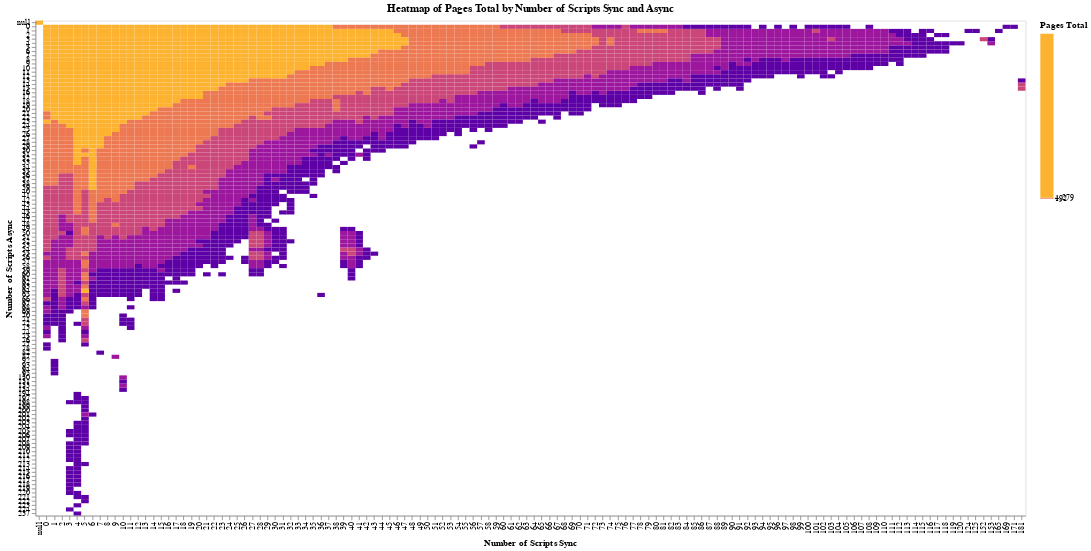

The cell this chart's notebook holds for it:
### Markdown cell above
The results contain a many rows of data, so let's visualize it again. In order to look at the relationships between these two metrics here is a pivot table to cross tabulate the results. Color scale helps to visualise it as a heat map.

### Code cell
heatmap = altair.Chart(df_sync_async_scripts).mark_rect().encode(
    x=altair.X('number_scripts_sync:O', title='Number of Scripts Sync'),
    y=altair.Y('number_scripts_async:O', title='Number of Scripts Async'),
    color=altair.Color('pages_total:Q', title='Pages Total', scale=altair.Scale(type='quantile', scheme='plasma')),
    tooltip=['number_scripts_sync', 'number_scripts_async', 'pages_total']
).properties(
    title='Heatmap of Pages Total by Number of Scripts Sync and Async',
    width=1200,
    height=600
)
heatmap

### Figure 1 — Vega-Lite specification as saved in the notebook (floating-point values rounded to 4 significant figures; data arrays with more than 128 entries replaced by an {"elided": "..."} marker saying what was removed)
{"config": {"view": {"continuousWidth": 400, "continuousHeight": 300}}, "data": {"name": "data-fefb71fea17bfed0b528a24cde703d71"}, "mark": "rect", "encoding": {"color": {"field": "pages_total", "scale": {"scheme": "plasma", "type": "quantile"}, "title": "Pages Total", "type": "quantitative"}, "tooltip": [{"field": "number_scripts_sync", "type": "quantitative"}, {"field": "number_scripts_async", "type": "quantitative"}, {"field": "pages_total", "type": "quantitative"}], "x": {"field": "number_scripts_sync", "title": "Number of Scripts Sync", "type": "ordinal"}, "y": {"field": "number_scripts_async", "title": "Number of Scripts Async", "type": "ordinal"}}, "height": 600, "title": "Heatmap of Pages Total by Number of Scripts Sync and Async", "width": 1200, "$schema": "https://vega.github.io/schema/vega-lite/v4.17.0.json", "datasets": {"data-fefb71fea17bfed0b528a24cde703d71": {"elided": "3930 records"}}}
